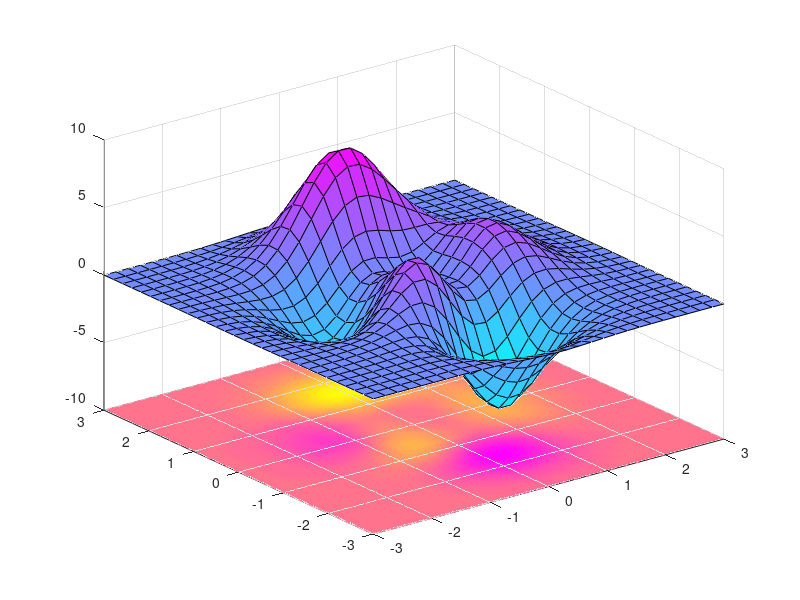
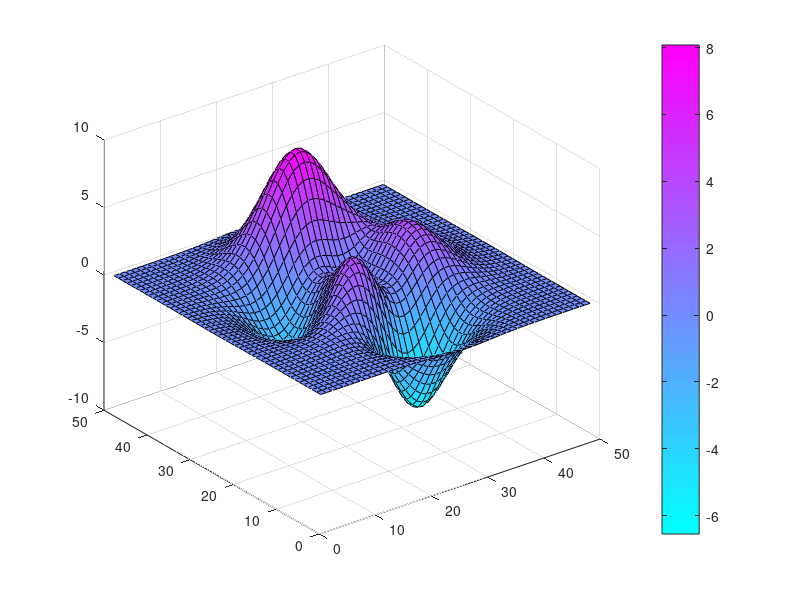

The MATLAB script that drew these images, in order:
% Define a colormap that uses the cool colormap and 
% the gray colormap and assign it as the Figure's colormap.
colormap([cool(64);spring(64)])

cmap = [cool(32); spring(32)];


% Generate some surface data.
[X,Y,Z] = peaks(30);
% Produce the two surface plots.
h(1) = surf(X,Y,Z);
hold on
h(2) = pcolor(X,Y,Z);
hold off
% Move the pcolor to Z = -10.
% The 0*Z is in the statement below to insure that the size
% of the ZData does not change.
set(h(2),'ZData',-10 + 0*Z)
set(h(2),'FaceColor','interp','EdgeColor','interp')
view(3)
% Scale the CData (Color Data) of each plot so that the 
% plots have contiguous, nonoverlapping values.  The range 
% of each CData should be equal. Here the CDatas are mapped 
% to integer values so that they are easier to manage; 
% however, this is not necessary.
% Initially, both CDatas are equal to Z.
m = 64;  % 64-elements is each colormap
cmin = min(Z(:));
cmax = max(Z(:));
% CData for surface
C1 = min(m,round((m-1)*(Z-cmin)/(cmax-cmin))+1); 
% CData for pcolor
C2 = 64+C1;
% Update the CDatas for each object.
set(h(1),'CData',C1);
set(h(2),'CData',C2);
% Change the CLim property of axes so that it spans the 
% CDatas of both objects.
caxis([min(C1(:)) max(C2(:))])

colormap(cmap)

 figure
 surf(peaks)
 colormap(cmap)
 colorbar
 colormap(cool)
 
% ax2 = subplot(2,1,2);
% surf(peaks)
% colormap(ax2,winter)